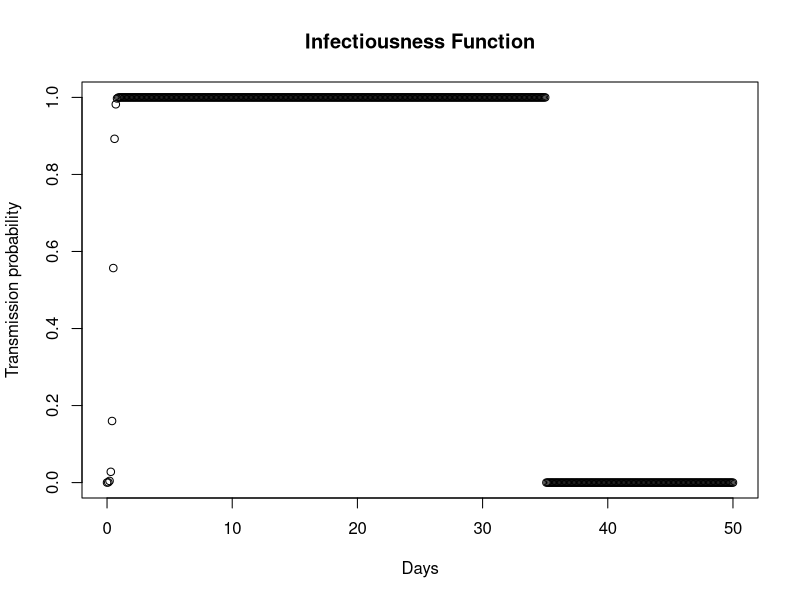
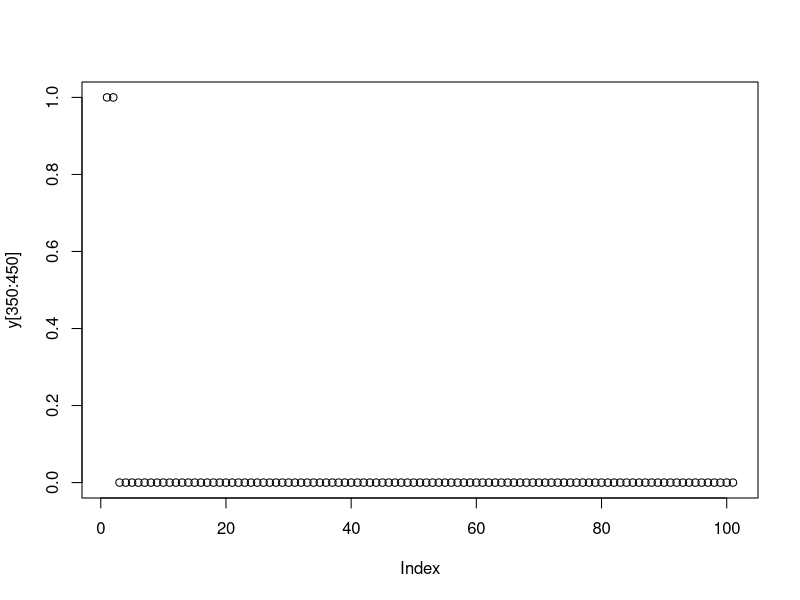

The R script that drew these images, in order:
y <- c()
p <- list(
  gen.init = 1e-4,
  gen.sample = 1,
  gen.growth = 18.87829,
  gen.culling = 100
)

a <- (1-p$gen.init)/p$gen.init
r <- p$gen.growth
S <- p$gen.sample
C <- p$gen.culling

for (t in seq(0,50,by=0.1)){
  if (t < 10){
    y <- c(y, 1/(1+a*exp(-r*t)))
  } else if (t >=10 & t < 35){
    y <- c(y, S*1/(1+a*exp(-r*t)))
  } else if (t >= 35){
    y <- c(y, S*1/(1+a*exp(-r*35)) * exp(-C*(t-35)))
  }
}
plot(seq(0,50,by=0.1),y,xlab="Days",ylab="Transmission probability",main="Infectiousness Function")
plot(y[350:450])
